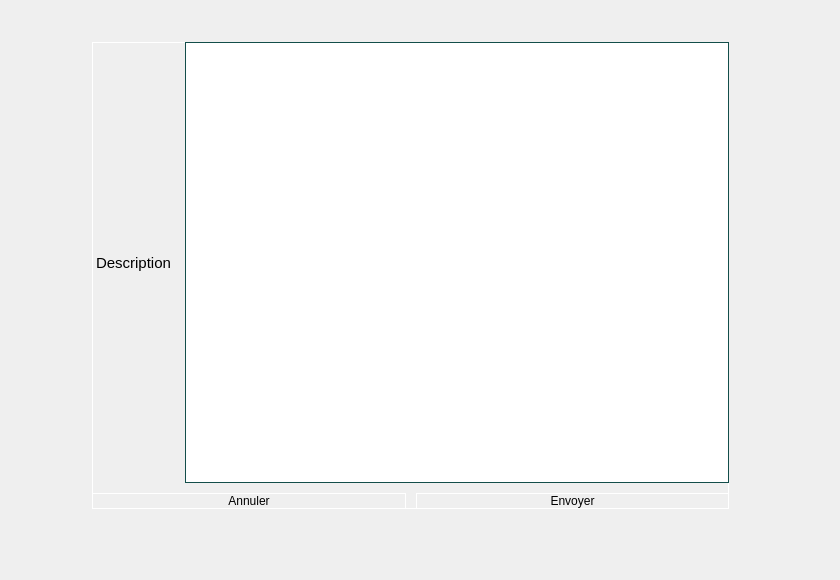
    <widget class="QWidget" name="page_4">
     <widget class="QWidget" name="widget_19" native="true">
      <property name="geometry">
       <rect>
        <x>90</x>
        <y>40</y>
        <width>641</width>
        <height>471</height>
       </rect>
      </property>
      <property name="styleSheet">
       <string notr="true">margin: 2px;
border: 1px solid white;</string>
      </property>
      <layout class="QVBoxLayout" name="verticalLayout_39">
       <item>
        <layout class="QHBoxLayout" name="horizontalLayout_78">
         <item>
          <widget class="QLabel" name="label_101">
           <property name="font">
            <font>
             <pointsize>11</pointsize>
            </font>
           </property>
           <property name="styleSheet">
            <string notr="true">color: black;
border: none;</string>
           </property>
           <property name="text">
            <string>Description</string>
           </property>
          </widget>
         </item>
         <item>
          <widget class="QTextEdit" name="descriptionemail_entre">
           <property name="styleSheet">
            <string notr="true">border: 1px solid #134e4a;
color: black;
background-color: (255,255,255,0.25);</string>
           </property>
          </widget>
         </item>
        </layout>
       </item>
       <item>
        <layout class="QHBoxLayout" name="horizontalLayout_79">
         <item>
          <widget class="QPushButton" name="anuler_email_2">
           <property name="styleSheet">
            <string notr="true">background: (255,255,255,0.25);
color: black;</string>
           </property>
           <property name="text">
            <string>Annuler</string>
           </property>
          </widget>
         </item>
         <item>
          <widget class="QPushButton" name="envoyer_email_2">
           <property name="styleSheet">
            <string notr="true">background:(255,255,255,0.5);
color: (255,255,255,0.5);</string>
           </property>
           <property name="text">
            <string>Envoyer</string>
           </property>
          </widget>
         </item>
        </layout>
       </item>
      </layout>
     </widget>
     <widget class="QLabel" name="label_321">
      <property name="geometry">
       <rect>
        <x>-10</x>
        <y>0</y>
        <width>831</width>
        <height>571</height>
       </rect>
      </property>
      <property name="text">
       <string/>
      </property>
      <property name="pixmap">
       <pixmap>../../palette.jpg</pixmap>
      </property>
      <property name="scaledContents">
       <bool>true</bool>
      </property>
     </widget>
     <zorder>label_321</zorder>
     <zorder>widget_19</zorder>
    </widget>
